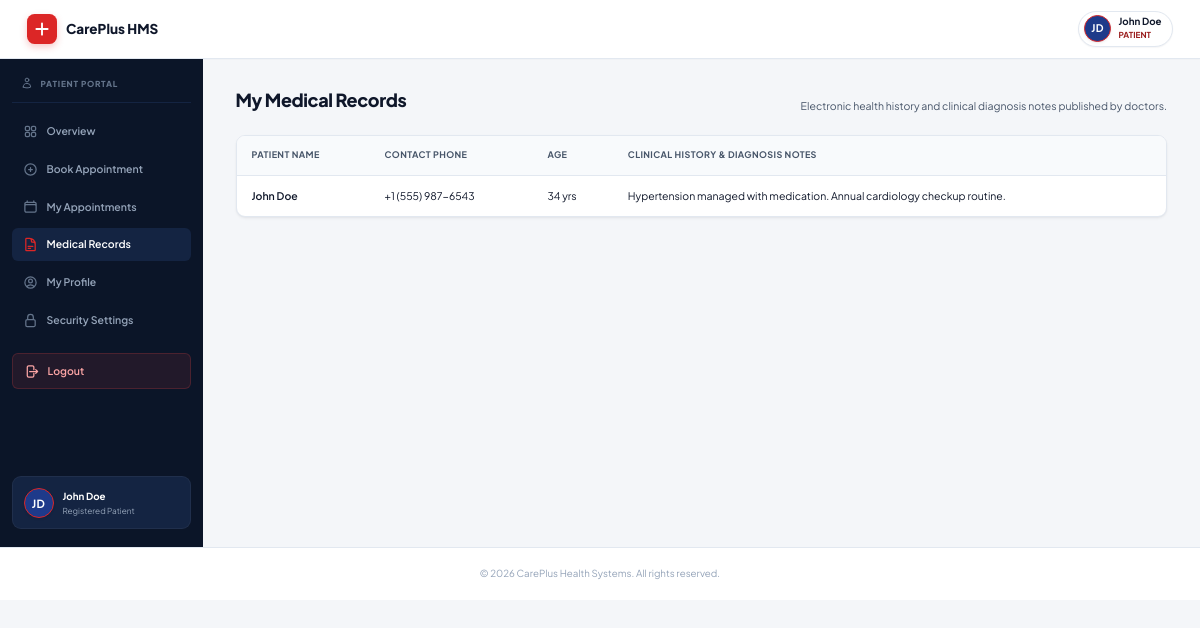
The page /patient/medical-record.php (signed in) on the database its author committed.
### tables this page shows
CREATE TABLE IF NOT EXISTS `patients` (
  `id` INT AUTO_INCREMENT PRIMARY KEY,
  `patient_name` VARCHAR(255) NOT NULL,
  `contact_no` VARCHAR(50) NOT NULL,
  `gender` VARCHAR(20) NOT NULL,
  `age` INT NOT NULL,
  `med_history` TEXT NOT NULL,
  `creation_date` TIMESTAMP DEFAULT CURRENT_TIMESTAMP
);

### patient/medical-record.php (the view, shortened to what this page needs)
<?php
include('../config/db.php');
$pname = $_SESSION['user_name'];
$med_records = mysqli_query($conn, "SELECT * FROM patients WHERE patient_name='$pname' ORDER BY id DESC");
include('../includes/header.php');
include('../includes/patient_sidebar.php');
?>
<main class="content-area">
    <div class="page-title-bar">
        <h2>My Medical Records</h2>
        <p>Electronic health history and clinical diagnosis notes published by doctors.</p>
    </div>
    <div class="table-responsive">
        <table>
            <thead>
                <tr>
                    <th>Patient Name</th>
                    <th>Contact Phone</th>
                    <th>Age</th>
                    <th>Clinical History & Diagnosis Notes</th>
                </tr>
            </thead>
            <tbody>
                <?php
                if(mysqli_num_rows($med_records) > 0) {
                    while($m = mysqli_fetch_assoc($med_records)) {
                ?>
                <tr>
                    <td style="font-weight: 600;"><?php echo htmlspecialchars($m['patient_name']); ?></td>
                    <td><?php echo htmlspecialchars($m['contact_no']); ?></td>
                    <td><?php echo htmlspecialchars($m['age']); ?> yrs</td>
                    <td><?php echo nl2br(htmlspecialchars($m['med_history'])); ?></td>
                </tr>
                <?php
                    }
                } else {
                    echo "<tr><td colspan='4' style='text-align:center; color: var(--text-muted);'>No electronic health history records published yet.</td></tr>";
                }
                ?>
            </tbody>
        </table>
    </div>
</main>
<?php include('../includes/footer.php'); ?>

### assets/style.css (style rules this page uses)
html { scroll-behavior: smooth; zoom: 75%; }
:root { --font-primary: 'Plus Jakarta Sans', system-ui, -apple-system, BlinkMacSystemFont, 'Segoe UI', Roboto, sans-serif; --bg-app: #f4f6f9; --bg-subtle: #ebf0f7; --surface-card: #ffffff; --surface-hover: #f8fafc; --primary: #dc2626; --primary-hover: #b91c1c; --primary-light: #fef2f2; --primary-dark: #991b1b; --navy-primary: #0f172a; --navy-dark: #0b1324; --navy-light: #1e293b; --navy-accent: #1e3a8a; --teal-accent: #0284c7; --teal-light: #e0f2fe; --indigo-accent: #4f46e5; --indigo-light: #e0e7ff; --text-primary: #0f172a; --text-secondary: #475569; --text-muted: #94a3b8; --sidebar-bg: #0b1528; --sidebar-card: #142442; --sidebar-hover: #1e355e; --sidebar-text: #f1f5f9; --border-color: #e2e8f0; --border-focus: #dc2626; --success: #059669; --success-bg: #d1fae5; --danger: #dc2626; --danger-bg: #fee2e2; --warning: #d97706; --warning-bg: #fef3c7; --info: #1d4ed8; --info-bg: #dbeafe; --shadow-xs: 0 1px 2px 0 rgba(15, 23, 42, 0.05); --shadow-sm: 0 2px 4px 0 rgba(15, 23, 42, 0.05), 0 1px 2px 0 rgba(15, 23, 42, 0.03); --shadow-md: 0 4px 12px -2px rgba(15, 23, 42, 0.08), 0 2px 6px -1px rgba(15, 23, 42, 0.04); --shadow-lg: 0 12px 24px -4px rgba(15, 23, 42, 0.12), 0 4px 12px -2px rgba(15, 23, 42, 0.04); --radius-xs: 4px; --radius-sm: 8px; --radius-md: 12px; --radius-lg: 18px; --radius-full: 9999px; --transition: all 0.2s cubic-bezier(0.4, 0, 0.2, 1); }
* { box-sizing: border-box; margin: 0; padding: 0; font-family: var(--font-primary); }
body { background-color: var(--bg-app); color: var(--text-primary); line-height: 1.6; -webkit-font-smoothing: antialiased; }
.content-area { flex: 1; padding: 36px 44px; background-color: var(--bg-app); max-width: 1400px; }
.page-title-bar { margin-bottom: 32px; display: flex; justify-content: space-between; align-items: flex-end; }
.page-title-bar h2 { font-size: 26px; font-weight: 800; color: var(--text-primary); letter-spacing: -0.5px; }
.page-title-bar p { font-size: 14px; color: var(--text-secondary); margin-top: 4px; }
.table-responsive { width: 100%; overflow-x: auto; border-radius: var(--radius-md); border: 1px solid var(--border-color); box-shadow: var(--shadow-sm); background: var(--surface-card); }
table { width: 100%; border-collapse: collapse; text-align: left; }
th { background: #f8fafc; color: var(--text-secondary); font-weight: 700; font-size: 12px; text-transform: uppercase; letter-spacing: 0.5px; padding: 16px 20px; border-bottom: 1px solid var(--border-color); }
td { padding: 16px 20px; border-bottom: 1px solid var(--border-color); font-size: 14px; color: var(--text-primary); vertical-align: middle; }
tr:last-child td { border-bottom: none; }
tbody tr { transition: var(--transition); }
.page-title-bar { margin-bottom: 28px; }
.page-title-bar h2 { font-size: 24px; font-weight: 800; color: var(--text-primary); letter-spacing: -0.5px; }

### rows shown on the page
patients: patient_name "John Doe", contact_no "+1 (555) 987-6543", age "34", med_history "Hypertension managed with medication. Annual cardiology checkup routine."

### other values the page prints
$safe_initials "JD JD"
$display_name "John Doe"
$display_role "PATIENT"
$_SESSION['user_name'] "John Doe"
